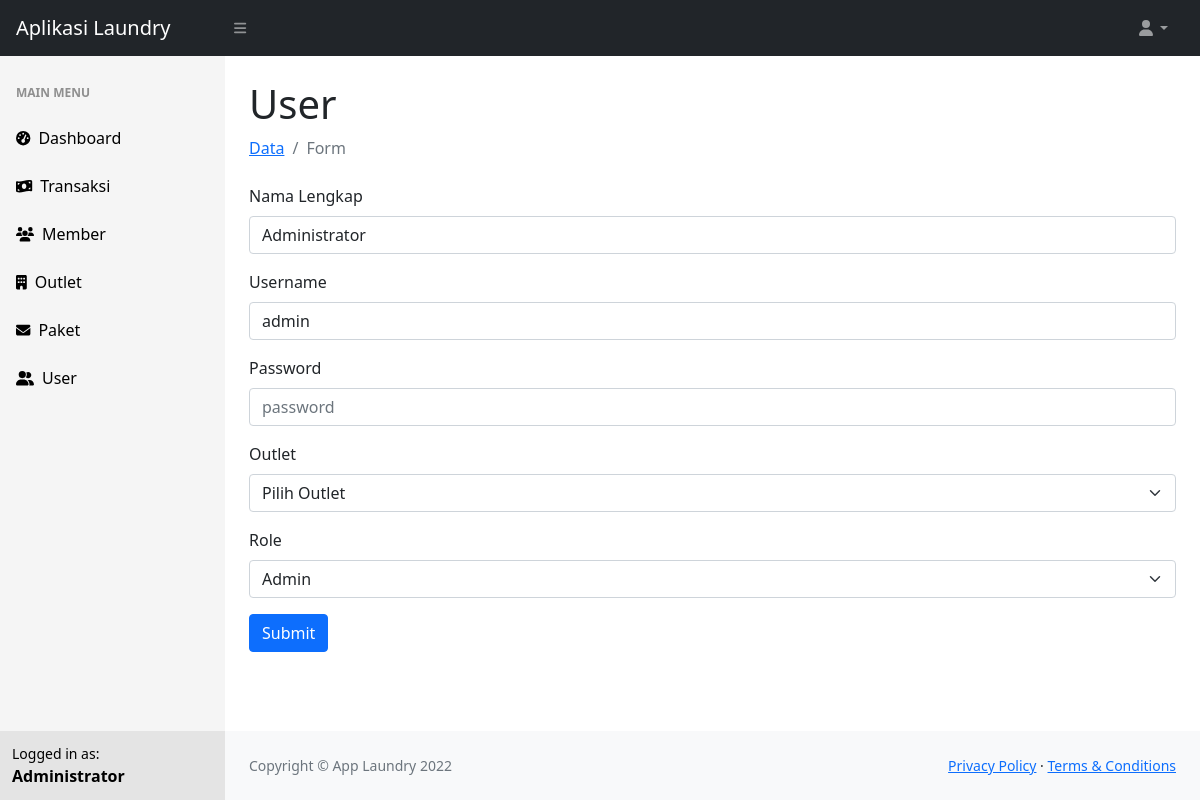
The app's page /admin.php?p=user&f=form&edit&id=1 (signed in) with its own data.
### tables this page shows
CREATE TABLE IF NOT EXISTS `tb_user` (
  `id` int(11) NOT NULL AUTO_INCREMENT,
  `nama` varchar(100) DEFAULT NULL,
  `username` varchar(100) DEFAULT NULL,
  `password` text,
  `id_outlet` int(11) NOT NULL DEFAULT '0',
  `role` enum('admin','kasir','owner') DEFAULT NULL,
  PRIMARY KEY (`id`),
  KEY `id_outlet` (`id_outlet`)
);

### admin/user/form.php (the view, shortened to what this page needs)
<?php
include "./fungsi/koneksi.php";
if (isset($_GET['edit'])) {
  $id = $_GET['id'];
  $query_edit = "select * from tb_user where id = '" . $id . "'";
  $row_edit = mysqli_query($koneksi, $query_edit);
  $data_edit = mysqli_fetch_array($row_edit);
}
$check_role = (isset($_GET['edit'])) ? $data_edit['role'] : '';
?>
<h1 class="mt-4">User</h1>
<ol class="breadcrumb mb-4">
  <li class="breadcrumb-item"><a href="admin.php?p=user">Data</a></li>
  <li class="breadcrumb-item active">Form</li>
</ol>
<div class="row">
  <div class="col-lg-12">
    <form action="" method="POST">
      <div class="mb-3">
        <label for="nama" class="form-label">Nama Lengkap</label>
        <input name="nama" type="text" class="form-control" id="nama" placeholder="Masukan Nama Lengkap" value="<?php echo (isset($_GET['edit'])) ? $data_edit['nama'] : ''; ?>">
      </div>
      <div class="mb-3">
        <label for="username" class="form-label">Username</label>
        <input name="username" type="text" class="form-control" id="username" placeholder="Username" value="<?php echo (isset($_GET['edit'])) ? $data_edit['username'] : ''; ?>">
      </div>
      <div class="mb-3">
        <label for="password" class="form-label">Password</label>
        <input name="password" type="password" class="form-control" id="password" placeholder="password">
      </div>
      <div class="mb-3">
        <label for="outlet" class="form-label">Outlet</label>
        <select name="outlet" id="outlet" class="form-select">
          <option value="0">Pilih Outlet</option>
        </select>
      </div>
      <div class="mb-3">
        <label for="outlet" class="form-label">Role</label>
        <select name="role" id="role" class="form-select">
          <option <?php echo ($check_role == 'admin') ? 'selected="selected"' : ''; ?> value="admin">Admin</option>
        </select>
      </div>
      <div class="col-auto">
        <button type="submit" name="submit" class="btn btn-primary mb-3">Submit</button>
      </div>
    </form>
  </div>
</div>

### records on screen
tb_user: nama "Administrator", username "admin", role "Admin"

### other values on screen
$_SESSION['nama'] "Administrator"
